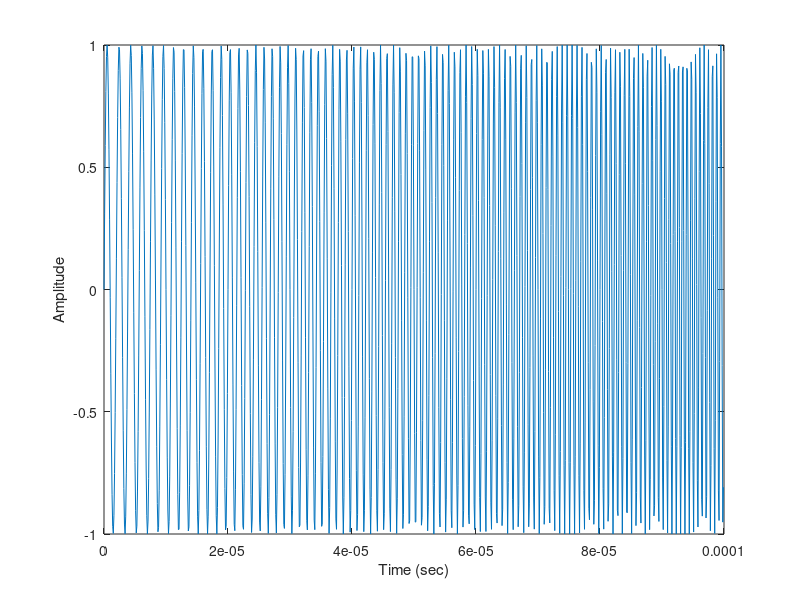
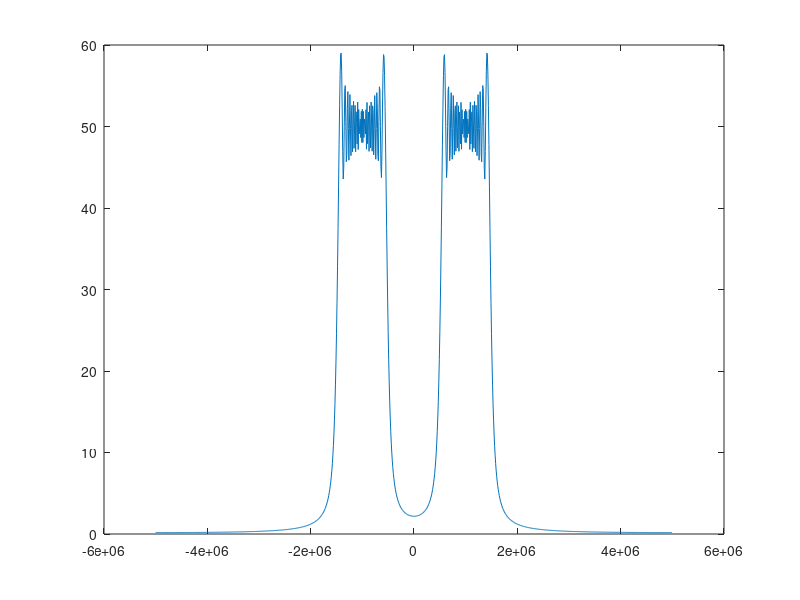
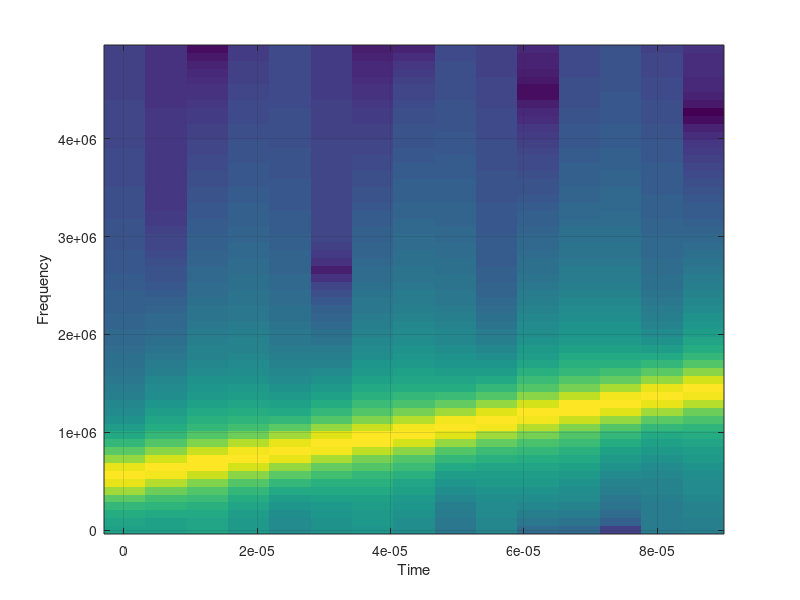

Recreate these plots in MATLAB, in order.
clear all;
close all;
clc;

Fs = 10e6;
Tdur = 100e-6;
Fstart = 500e3
Fstop = 1500e3

tvec = 0:1/Fs:Tdur-1/Fs;
xreal = sin(2*pi*(Fstart*tvec + (Fstop-Fstart)/(2*Tdur)*tvec.^2));

figure(1)
plot(tvec,xreal)
xlabel('Time (sec)')
ylabel('Amplitude')

Nfft = length(xreal)
fvec = (-Nfft/2:Nfft/2-1)*Fs/Nfft;
Xreal = fftshift(fft(xreal));

figure(2)
plot(fvec,abs(Xreal))

ModXreal = Xreal;

modxreal = ifft(ModXreal) ;

figure(3)
specgram(xreal,124,Fs)

grid on